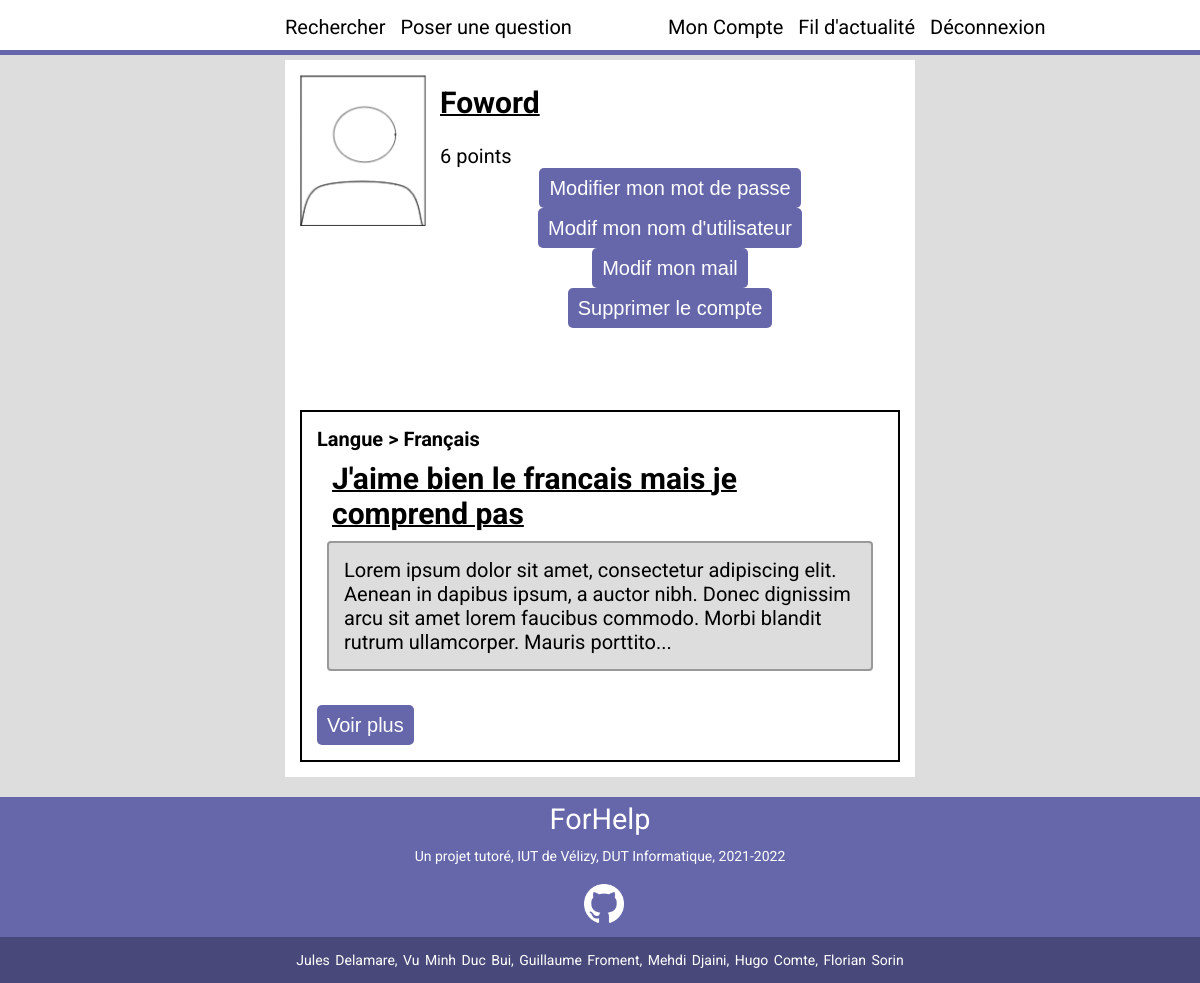
The app's page /account.php?user=me (signed in) with its own data.
### tables this page shows
create table IF NOT EXISTS users ( 
    userid int PRIMARY KEY NOT NULL AUTO_INCREMENT,
    username varchar(32) NOT NULL,
    email varchar(255) NOT NULL,
    profilepic BLOB,
    password varchar(64) NOT NULL,
    points int NOT NULL DEFAULT 0,
    isteacher int NOT NULL DEFAULT 0
);

create table IF NOT EXISTS posts (
    postid int PRIMARY KEY NOT NULL AUTO_INCREMENT,
    title varchar(512) NOT NULL,
    text varchar(16384) NOT NULL,
    categoryid int,
    userid int,
    FOREIGN KEY (categoryid) REFERENCES categories(categoryid) ON DELETE CASCADE,
    FOREIGN KEY (userid) REFERENCES users(userid) ON DELETE CASCADE
);

### data/functions.php (called while the page is built, shortened)
<?php
    function getCategoryArbo($connexion,$id){
        $string = "";
        for($i=0;$i<10 && $id;$i++){
            $req="SELECT name,parent from categories where categoryid = ?";
            $stmt = mysqli_prepare($connexion, $req);
            mysqli_stmt_bind_param($stmt, "i", $id);
            mysqli_stmt_execute($stmt);
            $result = mysqli_stmt_get_result($stmt);
            foreach($result as $ligne) $cat = $ligne;
            $id = $cat["parent"];
            $string = " > " . $cat["name"] . $string;
        }
        return substr($string,3);
    }
    function getUser($connexion,$id){
        $req="SELECT * from users where userid = ?";
        $stmt = mysqli_prepare($connexion, $req);
        mysqli_stmt_bind_param($stmt, "i", $id);
        mysqli_stmt_execute($stmt);
        $result = mysqli_stmt_get_result($stmt);
        if(mysqli_num_rows($result)>=1){
            foreach($result as $ligne) $return = $ligne;
        }else{
            $return = NULL;
        }
        return $return;
    }
?>

### account.php (the view, shortened to what this page needs)
<!DOCTYPE html>
<html lang="fr">
    <head>
        <link href="styles/style.css" rel="stylesheet"/>
        <link href="styles/account.css" rel="stylesheet"/>
        <link href="styles/index.css" rel="stylesheet"/>
    </head>
    <body>
        <?php include "data/navbar.php";
            include "data/functions.php";
            include "data/db_login.php";?>
        <main>
            <?php
                $connexion=mysqli_connect($host,$login,$mdp,$bdd) or die("connexion impossible");
                if(!(isset($_GET["user"]))){
                    header('Location: unknow.php');
                }else{
                    if(is_numeric($_GET["user"]) && $_GET["user"]!=$_SESSION["connected"]){
                        echo "
                            <profile-image>
                                <img src='data/img/noprofile.png' alt='no-profile-img' style='width: 126px; height: 151px;'>
                            </profile-image>";
                        echo "<div class='user-info'>";
                            echo "<h3>".getUser($connexion,$_GET["user"])["username"]."</h3>";
                            echo "<br/>";
                            echo getUser($connexion,$_GET["user"])["points"]. ' points';
                            echo "<br/><br/><br/>";
                        echo "</div>";
                    }else{
                        echo "
                        <profile-image>
                            <img src='data/img/noprofile.png' alt='no-profile-img' style='width: 126px; height: 151px;'>
                        </profile-image>";
                        echo "<div class='user-info'>";
                            echo "<h3>".getUser($connexion,$_SESSION["connected"])["username"]."</h3>";
                            echo "<br/>";
                            echo getUser($connexion,$_SESSION["connected"])["points"]. ' points';
                        echo "
                        <div class='button-modif' style='text-align: center;'>
                            <a href='modif-mdp.php'><button id='modif'>Modifier mon mot de passe</button></a><br/>
                            <a href='modif-username.php'><button id='modif'>Modif mon nom d'utilisateur</button></a><br/>
                            <a href='modif-mail.php'><button id='modif'>Modif mon mail</button></a><br/>
                            <a href='delete-user.php'><button id='delete'>Supprimer le compte</button></a>
                        </div>
                        ";
                    }
                }
            ?>
            <?php
                $bd_get = "SELECT * FROM posts WHERE userid = ?";
                $stmt = mysqli_prepare($connexion, $bd_get);
                if(is_numeric($_GET["user"]) && $_GET["user"]!=$_SESSION["connected"]){
                    mysqli_stmt_bind_param($stmt, "i", $_GET["user"]);
                }else{
                    mysqli_stmt_bind_param($stmt, "i", $_SESSION["connected"]);
                }
                mysqli_stmt_execute($stmt);
                $result = mysqli_stmt_get_result($stmt);
            ?>
            <br/><br/><br/>
            <div class='owner_post'>
                <?php
                while($ligne = mysqli_fetch_array($result, MYSQLI_ASSOC)){
                    echo " <div class='index'>
                                <b id='arbo'>" .getCategoryArbo($connexion, $ligne['categoryid']). "</b>
                                <h3>" .$ligne['title']. "</h3>";
                    if(strlen($ligne["text"])>=200){
                        echo "<p>" .substr($ligne['text'],0,200). "...</p>";
                    }else{
                        echo "<p>" .$ligne['text']. "</p>";
                    }
                    echo "</br>
                        <a href='post.php?post=".$ligne["postid"]."'><button id='voirplus'>Voir plus</button></a>
                    </div>";
                }
                ?>
            </div>
        </main>
    </body>
    <footer>
        <?php include "data/footer.php"; ?>
    </footer>
</html>

### styles/style.css (style rules this page uses)
body, textarea { font-family: 'Roboto', sans-serif; font-size: 20px; }
main { width: 50%; margin: 10px auto 0 auto; padding: 15px; background-color: white; }
body { background-color: #DDD; margin: 0; }
button, input[type="submit"] { border-radius: 5px; height: 40px; font-size: 15px; background-color: #6667ab; color: white; border: 0; transition: 200ms; font-size: 20px; padding: 0 10px 0 10px; }
footer { margin-top: 20px; }

### styles/account.css (style rules this page uses)
profile-image { float: left; width: 140px; height: 250px; }

### styles/index.css (style rules this page uses)
.index { border: 2px solid black; font-size: 20px; margin: 10px auto 0 auto; padding: 15px; background-color: white; position: relative; }
h3 { margin: 10px 15px 0 15px; font-size: 30px; text-decoration: underline; text-decoration-thickness: 2px; }
.index p { margin: 10px; border: 2px solid #999; background-color: #DDD; padding: 15px; border-radius :4px; }

### styles/footer.css (style rules this page uses)
footer { background: #6667ab; color: #fff; bottom: 0; }
img { width: 40px; height: 40px; }

### records on screen
users: username "Foword"
posts: categoryid "Langue > Français", title "J'aime bien le francais mais je comprend pas", text "Lorem ipsum dolor sit amet, consectetur adipiscing elit. Aenean in dapibus ipsum, a auctor nibh. Donec dignissim arcu sit amet lorem faucibus commodo. Morbi blandit rutrum ullamcorper. Mauris porttito"

### other values on screen
getUser($connexion,$_SESSION["connected"])["points"] "6"
